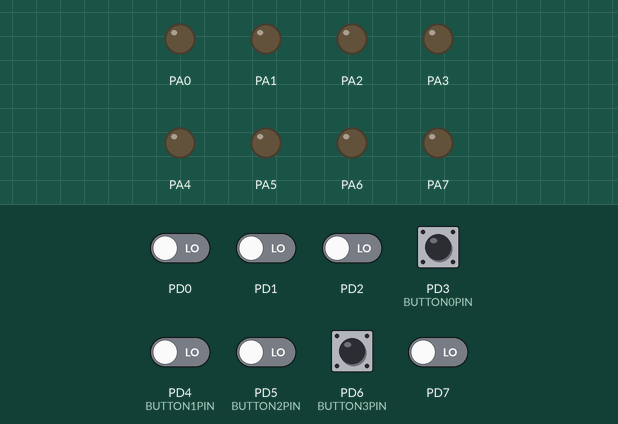
The program below on a simulated ATmega128, built with avr-gcc and emulated at 16 MHz. Shown: output pins drawn as LEDs (lit = HIGH). The test bench sets the inputs (shaded band); at power-on: PD0–2, PD3 (BUTTON0PIN), PD4 (BUTTON1PIN), PD5 (BUTTON2PIN), PD6 (BUTTON3PIN), PD7 LOW.

Above: at 1.2 s.
1.3 s: PD3 (BUTTON0PIN) pulled HIGH for 0.15 s
At 2.3 s:
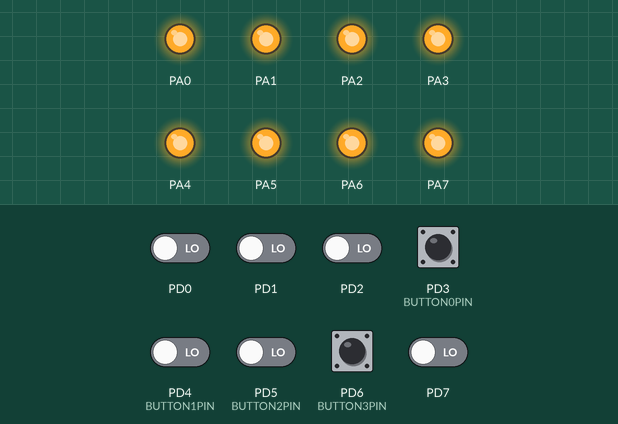
2.9 s: PD3 (BUTTON0PIN) pulled HIGH for 1 s
At 4.8 s:
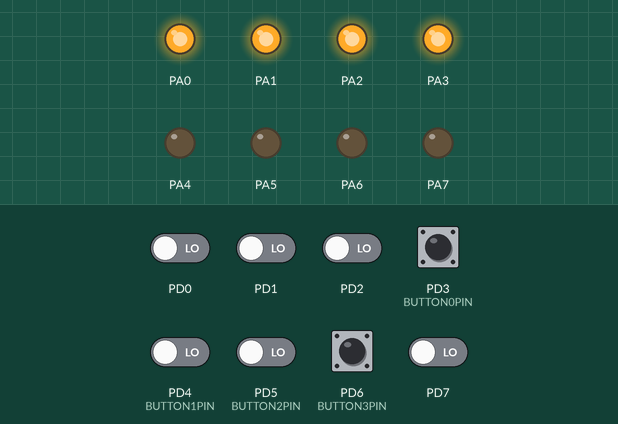
5.4 s: PD3 (BUTTON0PIN) pulled HIGH for 0.15 s
At 6.6 s:
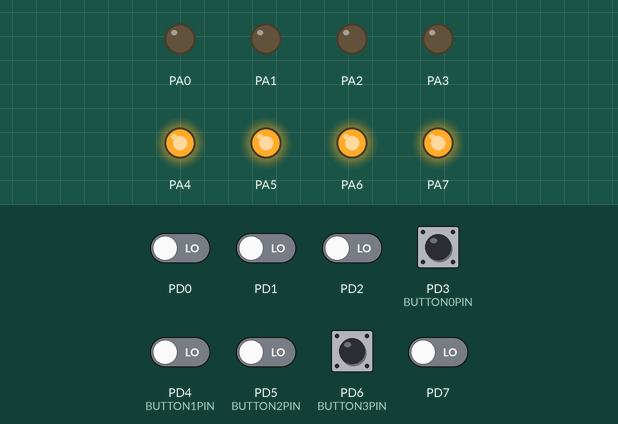
7.0 s: PD6 (BUTTON3PIN) pulled HIGH for 0.15 s
At 7.9 s:
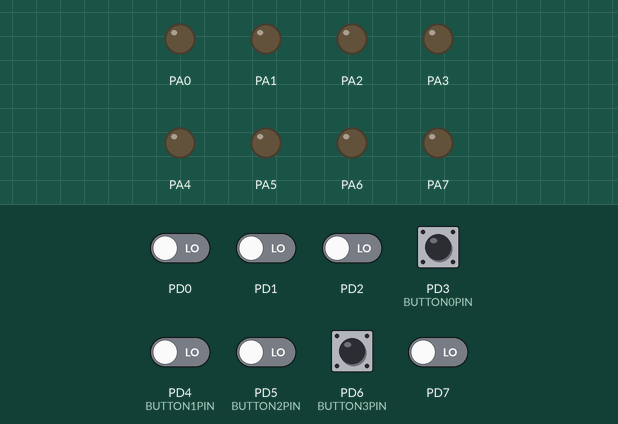
Timing chart, 0 to 9.6 s (numbered marks = the images above; inputs shaded):
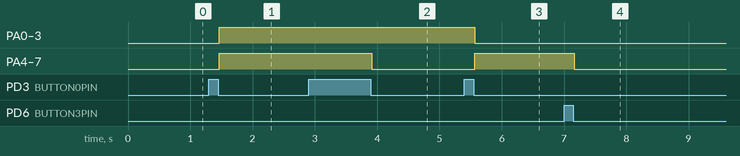

The program:

main.c
```c
/*
 * 01_LED_CONTROL.c
 *
 * Created: 2026-06-10 오전 10:20:29
 * Author : kccistc
 */

#define F_CPU 16000000UL      // 16M Hz
#include <avr/io.h>           // PORTA PORTD 등의 I/O register 등 포함
#include <util/delay.h>       // _delay_ms, _delay_us 등의 함수 포함
#include "button.h"

extern void init_led();       // extern : 함수가 다른 파일에 존재하는 것을 complier에 알림
extern void led_all_on();
extern void led_all_off();
extern void led_right_on();
extern void led_left_on();
extern void led_odd_on();
extern void led_even_on();
extern void init_button();
extern int get_button(int button_number, int button_pin);

// 6/10 과제 2
#if 0
int main(void)
{
	init_button();
	init_led();

	int button_cnt = 0;

	led_all_off();     // 초기화

	while (1)
	{
		// RESET - 버튼 눌림이 감지되면 ( 3, 6 )
		if(get_button(BUTTON3, BUTTON3PIN))
		{
			button_cnt = 0;
		}

		// 버튼 눌림이 감지되면 ( 1, 4 )
		if(get_button(BUTTON1, BUTTON1PIN))
		{
			button_cnt ++;
			// button_cnt % 4;
		}
		switch(button_cnt)
		{
			case 0:
			led_all_off();
			break;
			case 1:
			led_odd_on();
			break;
			case 2:
			led_even_on();
			break;
			case 3:
			led_all_on();
			button_cnt = -1;
			break;
		}
	}
	return 0;
}
#endif

// 6/10 과제 1
#if 1
int main(void)
{
	init_button();
	init_led();

	int button_cnt = 0;

	led_all_off();

	while (1)
	{
		// RESET - 버튼 눌림이 감지되면 ( 3, 6 )
		if(get_button(BUTTON3, BUTTON3PIN))
		{
			button_cnt = 0;
		}
		// 버튼 눌림이 감지되면 ( 0, 3 )
		if(get_button(BUTTON0, BUTTON0PIN))
		{
			button_cnt ++;
		}
		switch(button_cnt)
		{
			case 0:
			led_all_off();
			break;
			case 1:
			led_all_on();
			break;
			case 2:
			led_right_on();
			break;
			case 3:
			led_left_on();
			button_cnt = -1;
			break;
		}
	}
	return 0;
}
#endif


#if 0
int main(void)
{
	init_led();

    while (1)
    {
		PORTA = 0b11111111;    // PORTA 7-0 전부 출력
		_delay_ms(1000);       // 1초 유지

		PORTA = 0b00000000;    // PORTA 7-0 전부 출력 X
		_delay_ms(1000);       // 1초 유지

		//if(PIND&0b00001000) PORTA = 0b00000011;       // PORTD3 == 1 이면 PORTA0-1 점등
		//if(PIND&0b00010000) PORTA = 0b00001100;       // PORTD4 == 1 이면 PORTA2-3 점등
		//if(PIND&0b00100000) PORTA = 0b00110000;       // PORTD5 == 1 이면 PORTA4-5 점등
		//if(PIND&0b01000000) PORTA = 0b11000000;	       // PORTD6 == 1 이면 PORTA6-7 점등
    }
	return 0;
}
#endif
```

button.c
```c
/*
 * button.c
 *
 * Created: 2026-06-10 오후 1:25:17
 *  Author: kccistc
 */

#include "button.h"

void init_button();
int get_button(int button_number, int button_pin);

// 버튼 초기화 방향설정 (입력)
void init_button()
{
	BUTTON_DDR &= ~(1 << BUTTON0PIN | 1 << BUTTON1PIN | 1 << BUTTON2PIN | 1 << BUTTON3PIN);
	// BUTTON_DDR &= 0xf0;
}

// ---- 버튼 눌림 감지 함수 ----
/* ex. BUTTON0 3
            push : return 1
   release(idle) : return 0 */
int get_button(int button_number, int button_pin)
{
	// 지역변수에 static을 선언하면 함수를 빠져나와도 이전 값을 유지
	// 함수 관리 및 함수/변수 통합 차원에서 전역변수보다 static 변수를 더 선호
	static unsigned char button_status[BUTTON_NUMBER] =
	{
		BUTTON_RELEASE,
		BUTTON_RELEASE,
		BUTTON_RELEASE,
		BUTTON_RELEASE,
	};

	// 1. button값을 읽는다.
	int current_state = BUTTON_PIN & (1 << button_pin);

	// 2. button 상태 확인
	// 버튼이 처음 눌려진 상태
	if(current_state && button_status[button_number] == BUTTON_RELEASE)
	{
		_delay_ms(15);     // 노이즈 기다림
		button_status[button_number] = BUTTON_PRESS;     // 1
		return 0;          // 아직은 완전히 눌렀다 뗀 상태가 아님
	}
	// 버튼이 이전에 눌려진 상태였으며 지금은 떼어진 상태
	else if(button_status[button_number] == BUTTON_PRESS &&
	current_state == BUTTON_RELEASE)
	{
		_delay_ms(15);
		button_status[button_number] = BUTTON_RELEASE;     // 다음 버튼 체크를 위한 초기화

		return 1;                                          // 완전히 1번 눌렀다 뗀 상태로 인정
	}
	return 0;
}
```

button.h
```c
/*
 * button.h
 *
 * Created: 2026-06-10 오전 11:45:05
 *  Author: kccistc
 */
#ifndef  BUTTON_H_
#define BUTTON_H_
#include <avr/io.h>
#include <util/delay.h>

#define BUTTON_DDR DDRD
#define BUTTON_PIN PIND          // PORTD를 읽는 register (5V; 1, 0V; 0)

#define BUTTON0PIN 3             // PORTD.3
#define BUTTON1PIN 4             // PORTD.4
#define BUTTON2PIN 5             // PORTD.5
#define BUTTON3PIN 6             // PORTD.6

#define BUTTON0 0                // PORTD.3의 가상 index
#define BUTTON1 1                // PORTD.4의 가상 index
#define BUTTON2 2                // PORTD.5의 가상 index
#define BUTTON3 3                // PORTD.6의 가상 index

#define BUTTON_NUMBER 4          // 버튼 갯수

#define BUTTON_PRESS  1          // 버튼 누르면         HIGH (Active High)
#define BUTTON_RELEASE 0         // 버튼 누르지 않으면   LOW

#endif
```

led.c
```c
/*
 * led.c
 *
 * Created: 2026-06-10 오후 3:10:30
 *  Author: kccistc
 */
#include "led.h"

void init_led();
void led_all_on();
void led_all_off();

// LED 관련 포트 초기화 및 LED 소등
void init_led()
{
	DDRA = 0xFF;       // PORTA 출력모드
	                   // Data Direction Register 방향 설정, PORTA 7-0, output : 1, input : 0
	PORTA = 0x00;      // LED 전부 off
}

// LED 전부 켜기
void led_all_on()
{
	PORTA = 0xFF;      // PORTA 7-0 전부 출력
}

// LED 전부 끄기
void led_all_off()
{
	PORTA = 0x00;      // PORTA 7-0 전부 출력 x
}

// LED 오른쪽 절반 켜기
void led_right_on()
{
	PORTA = 0x0F;
}

// LED 왼쪽 절반 켜기
void led_left_on()
{
	PORTA = 0xF0;
}

// LED 홀수 켜기
void led_odd_on()
{
	PORTA = 0x00;
	for(int i = 0;i<LED_NUMBER;i++)
	{
		if(i % 2 == 0)
		{
			PORTA |= (1 << i);
		}
	}
}

// LED 짝수 켜기
void led_even_on()
{
	PORTA = 0x00;
	for(int i =0;i<LED_NUMBER;i++)
	{
		if(i % 2 == 1)
		{
			PORTA |= (1 << i);
		}
	}
}
```

led.h
```c
/*
 * led.h
 *
 * Created: 2026-06-10 오후 3:09:17
 *  Author: kccistc
 */


#ifndef LED_H_
#define LED_H_
#define F_CPU 16000000UL         // 16MHz
#include <avr/io.h>
#include <util/delay.h>

#define LED_NUMBER 8


#endif 
```

Measured:
- after the input at 1.3 s, PA0–7: LOW → HIGH after 0.17 s
- after the input at 2.9 s, PA4–7: HIGH → LOW after 1.0 s
- after the input at 5.4 s, PA0–3: HIGH → LOW after 0.17 s; PA4–7: LOW → HIGH after 0.17 s
- after the input at 7.0 s, PA4–7: HIGH → LOW after 0.17 s
